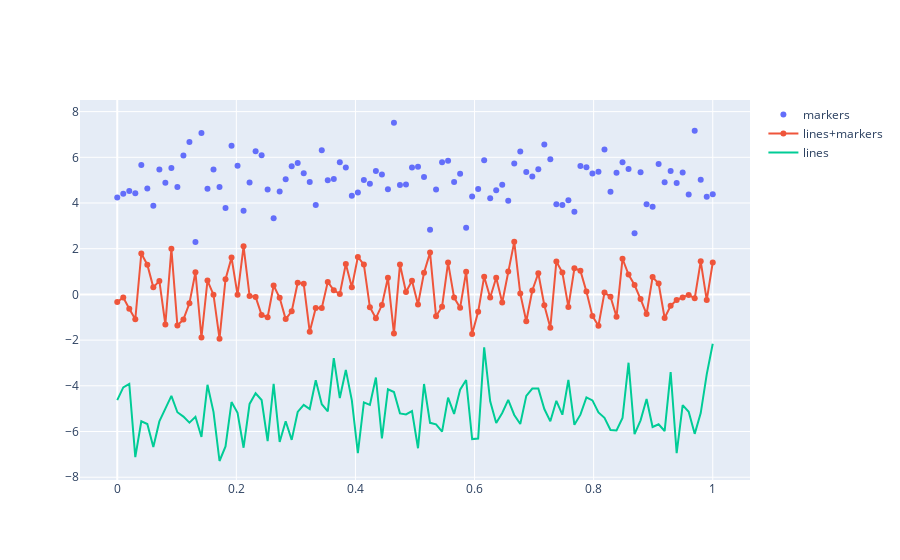

Source (notebook cell):
### Code cell
N = 100
x = np.linspace(0, 1, N)
y0 = np.random.randn(N) + 5
y1 = np.random.randn(N) 
y2 = np.random.randn(N) - 5

fig = go.Figure()
fig.add_trace(go.Scatter(x=x, y=y0, mode='markers', name='markers'))
fig.add_trace(go.Scatter(x=x, y=y1, mode='lines+markers', name='lines+markers'))
fig.add_trace(go.Scatter(x=x, y=y2, mode='lines', name='lines'))
fig.show()
